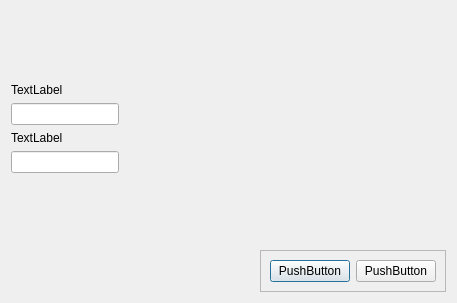
<?xml version="1.0" encoding="UTF-8"?>
<ui version="4.0">
 <class>Dialog</class>
 <widget class="QDialog" name="Dialog">
  <property name="geometry">
   <rect>
    <x>0</x>
    <y>0</y>
    <width>457</width>
    <height>303</height>
   </rect>
  </property>
  <property name="windowTitle">
   <string>Dialog</string>
  </property>
  <layout class="QVBoxLayout" name="verticalLayout">
   <item>
    <spacer name="verticalSpacer_2">
     <property name="orientation">
      <enum>Qt::Vertical</enum>
     </property>
     <property name="sizeHint" stdset="0">
      <size>
       <width>20</width>
       <height>40</height>
      </size>
     </property>
    </spacer>
   </item>
   <item alignment="Qt::AlignLeft|Qt::AlignVCenter">
    <widget class="QLabel" name="label">
     <property name="text">
      <string>TextLabel</string>
     </property>
    </widget>
   </item>
   <item alignment="Qt::AlignLeft">
    <widget class="QLineEdit" name="lineEdit"/>
   </item>
   <item alignment="Qt::AlignLeft|Qt::AlignVCenter">
    <widget class="QLabel" name="label_2">
     <property name="text">
      <string>TextLabel</string>
     </property>
    </widget>
   </item>
   <item alignment="Qt::AlignLeft">
    <widget class="QLineEdit" name="lineEdit_2"/>
   </item>
   <item>
    <spacer name="verticalSpacer">
     <property name="orientation">
      <enum>Qt::Vertical</enum>
     </property>
     <property name="sizeHint" stdset="0">
      <size>
       <width>20</width>
       <height>40</height>
      </size>
     </property>
    </spacer>
   </item>
   <item alignment="Qt::AlignRight">
    <widget class="QFrame" name="frame">
     <property name="frameShape">
      <enum>QFrame::StyledPanel</enum>
     </property>
     <property name="frameShadow">
      <enum>QFrame::Raised</enum>
     </property>
     <layout class="QHBoxLayout" name="horizontalLayout">
      <item>
       <widget class="QPushButton" name="pushButton">
        <property name="text">
         <string>PushButton</string>
        </property>
       </widget>
      </item>
      <item>
       <widget class="QPushButton" name="pushButton_2">
        <property name="text">
         <string>PushButton</string>
        </property>
       </widget>
      </item>
     </layout>
    </widget>
   </item>
  </layout>
 </widget>
 <resources/>
 <connections/>
</ui>
